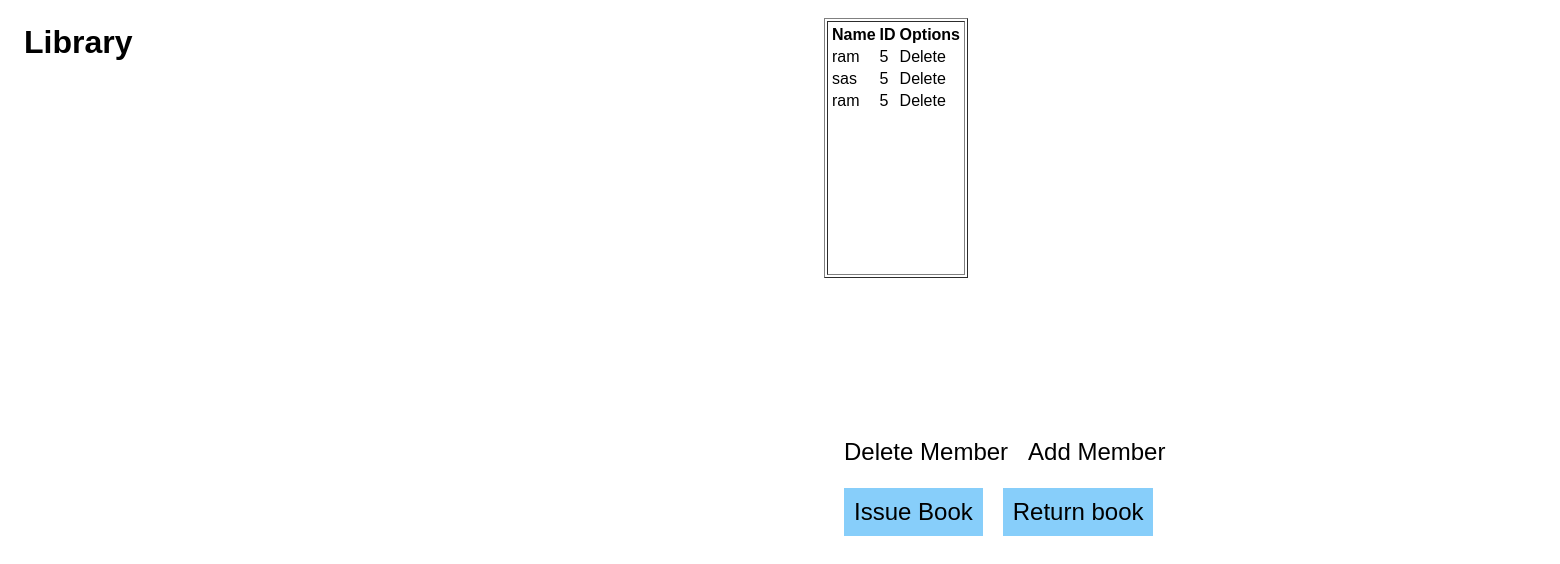
/members, run on the app's committed database.
### models.py (models this page shows, shortened)
class Members(db.Model):
    id_m = db.Column(db.Integer, primary_key=True)
    name_m = db.Column(db.String(255), nullable=False)
    memid_m = db.Column(db.Integer, nullable=False)

### routes.py (the view)
@app.route('/members', methods = ['POST', 'GET'])
def members():
    members1 = models.Members.query.all()
    if request.method =="POST":
        print('x')
    else:
        return render_template('members.html', members1=members1)

### templates/members.html (shortened to what this page needs)
{% extends "base.html" %}
{% block main %}
    <div class="right">
      <table class="fixedtable" border="1">
        <tbody>
          <tr>
            <td colspan="3">
              <div class="scro">
                <table id="table" >
                  <thead  >
                    <tr>
                      <th >Name</th>
                      <th>ID</th>
                      <th>Options</th>
                    </tr>
                  </thead>
                  {% for member in members1 %}
                          <tr class="hov" >
                            <td onclick="gen(this)">
                              {{ member.name_m }}
                            </td>
                            <td>{{ member.memid_m }}</td>
                            <td><a href="{{ url_for('delete', book_n=member.id) }}" class="btn btn-danger">Delete</a></td>
                          </tr>
                  {% endfor %}
                </table>
              </div>
            </td>
          </tr>
        </tbody>
      </table>
      <div class="book-edits">
          <li class="book-item"><a href="#" id="fname" class="nav-link">Delete Member</a></li>
          <li class="book-item"><a href="{{ url_for('addme') }}" class="nav-link">Add Member</a></li>
      </div>
      <div class="issue-elements">
        <li class="issue-item"><a href="#" class="nav-link">Issue Book</a></li>
        <li class="issue-item"><a href="#" class="nav-link">Return book</a></li>
      </div>
    </div>
{% endblock %}

### static/style.css (style rules this page uses)
body { margin: 1.5em; font-family: sans-serif; }
a { text-decoration: none; color: black; }
.right { list-style-type: none; position: relative ; top: -100px; left: 800px; }
.book-edits { display: flex; list-style-type: none; font-size: 1.5rem; position: absolute; top: 400px; padding: 10px; }
.issue-elements { display: flex; list-style-type: none; font-size: 1.5rem; position: absolute; top: 450px; margin:10px; }
.issue-item { margin: 10px; border: 5px; border-color: black; background-color: lightskyblue; padding: 10px; }
.book-item { margin: 10px; }
.scro { overflow:scroll; height:250px; overflow-x: hidden; }

### data on the page
Members: name_m "ram", memid_m "5"
Members: name_m "sas", memid_m "5"
Members: name_m "ram", memid_m "5"
